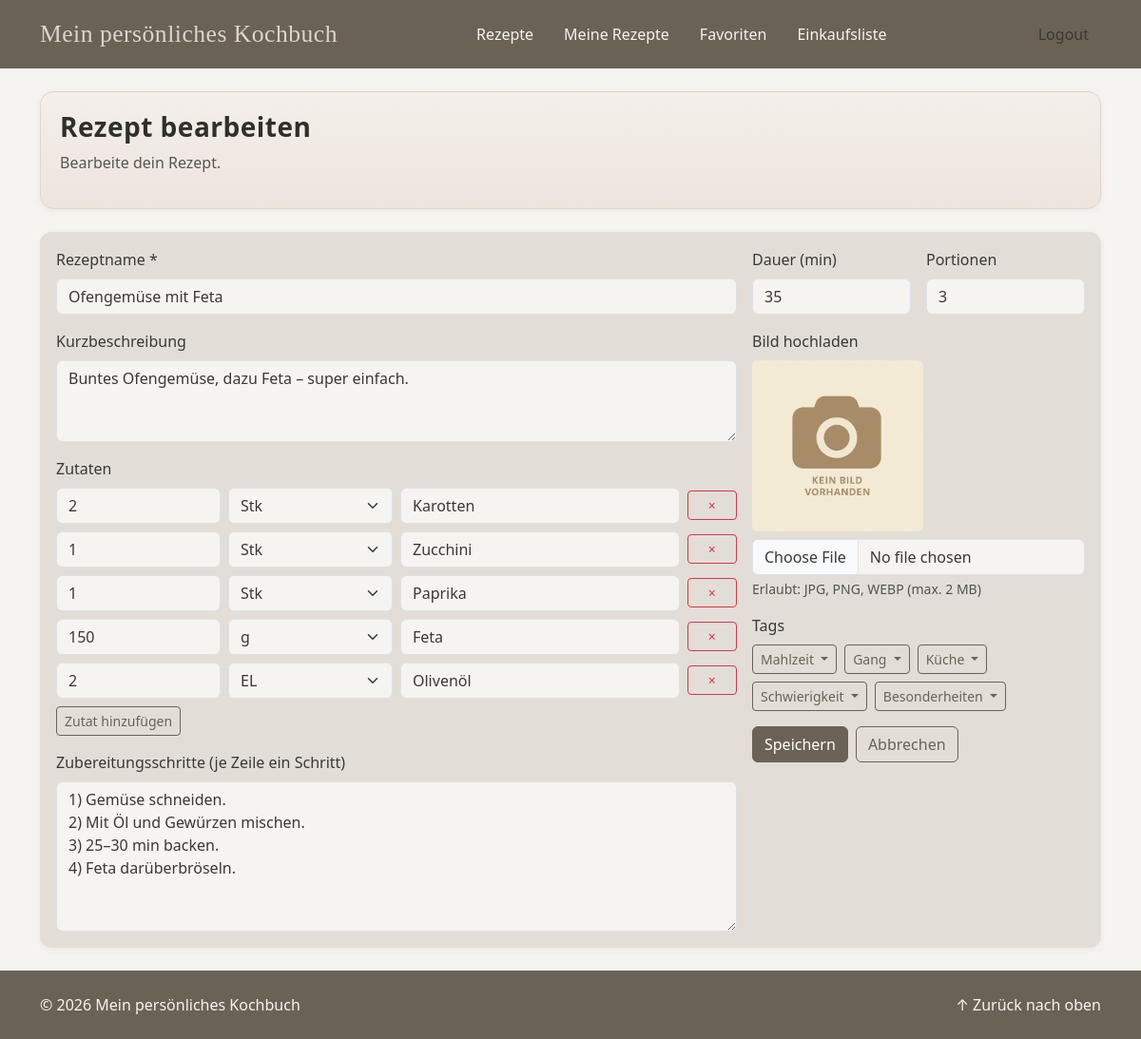
Screenshot of /public/user_recipe_edit.php?id=10 (signed in) with the database file from the repository.
### tables this page shows
CREATE TABLE `recipe_ingredients` (
  `recipe_id` int(11) NOT NULL,
  `unit` varchar(20) NOT NULL,
  `quantity` int(20) NOT NULL,
  `name` varchar(100) NOT NULL
);

### includes/user_recipe_edit_logic.php (called while the page is built, shortened)
<?php
require_once __DIR__ . '/db_gets.php';
$userId = isset($_SESSION['user_id']) && is_numeric($_SESSION['user_id'])
    ? (int)$_SESSION['user_id']
    : 0;
$isEdit   = isset($_GET['id']) && ctype_digit((string)$_GET['id']);
$recipeId = $isEdit ? (int)$_GET['id'] : null;
$units = ['g', 'kg', 'ml', 'l', 'EL', 'TL', 'Prise', 'Stk', 'Pkg'];
$tags          = getAllTags();
$groupedTags   = [];
foreach ($tags as $tag) {
    $cat = (string)($tag['category'] ?? '');
    $tid = (int)($tag['id'] ?? 0);
    $groupedTags[$cat][] = [
        'id'   => $tid,
        'name' => (string)($tag['name'] ?? ''),
    ];
}
$errors = [];
$form = [
    'title'        => '',
    'description'  => '',
    'time_min'     => '',
    'servings'     => '',
    'steps'        => '',
    'picture_path' => '/img/placeholder_food.jpg',
    'tag_ids'      => [],
    'ingredients'  => [],
];
if ($recipeId !== null) {
    $rows   = getRecipesWithTags([$recipeId]);
    $recipe = $rows[$recipeId] ?? null;
    if (!$recipe) {
        http_response_code(404);
        $errors[] = 'Kein Rezept gefunden.';
        $recipeId = null;
    } else {
        $ownerId = (int)($recipe['user_id'] ?? 0);
        if ($ownerId !== $userId) {
            http_response_code(403);
            $errors[] = 'Du kannst nur eigene Rezepte bearbeiten.';
        } else {
            $form['title']        = (string)($recipe['title'] ?? '');
            $form['description']  = (string)($recipe['description'] ?? '');
            $form['time_min']     = (string)($recipe['time_min'] ?? '');
            $form['servings']     = (string)($recipe['servings'] ?? '');
            $form['steps']        = (string)($recipe['steps'] ?? '');
            $form['picture_path'] = (string)($recipe['picture_path'] ?? '/img/placeholder_food.jpg');
            $form['ingredients'] = getIngredientsByRecipeId($recipeId);
            $tagIds = [];
            foreach (($recipe['tags'] ?? []) as $t) {
                if (isset($t['id'])) {
                    $tagIds[] = (int)$t['id'];
                }
            }
            $form['tag_ids'] = array_values(array_unique($tagIds));
        }
    }
}
$pageTitle = ($recipeId !== null) ? 'Rezept bearbeiten' : 'Neues Rezept erstellen';

### includes/helpers.php (called while the page is built, shortened)
<?php
function esc($value): string
{
    return htmlspecialchars((string)$value, ENT_QUOTES | ENT_SUBSTITUTE, 'UTF-8');
}

### includes/db_gets.php (called while the page is built, shortened)
<?php
function getAllTags(): array
{
    $db = getDbConnection();
    $sql = "SELECT * FROM tags";
    $res = $db->query($sql);
    $tags = [];
    while ($row = $res->fetch_assoc()) {
        $tags[] = $row;
    }
    return $tags;
}
function getRecipesWithTags(array $recipeIds): ?array
{
    $db = getDbConnection();
    $recipeIds = array_values(array_map('intval', $recipeIds));
    $placeholders = implode(',', array_fill(0, count($recipeIds), '?'));
    $sql = "
        SELECT
            r.id           AS recipe_id,
            r.title,
            r.description,
            r.time_min,
            r.servings,
            r.steps,
            r.user_id,
            r.picture_path,
            t.id       AS tag_id,
            t.name     AS tag_name,
            t.category AS tag_category
        FROM recipes r
        LEFT JOIN recipe_tags rt ON rt.recipe_id = r.id
        LEFT JOIN tags t         ON t.id = rt.tag_id
        WHERE r.id IN ($placeholders)
    ";
    $stmt = $db->prepare($sql);
    $types = str_repeat('i', count($recipeIds));
    $stmt->bind_param($types, ...$recipeIds);
    $stmt->execute();
    $result = $stmt->get_result();
    $recipes = [];
    while ($row = $result->fetch_assoc()) {
        $rid = (int)$row['recipe_id'];
        if (!isset($recipes[$rid])) {
            $recipes[$rid] = [
                'id'           => $rid,
                'title'        => $row['title'],
                'description'  => $row['description'],
                'time_min'     => $row['time_min'],
                'servings'     => $row['servings'],
                'steps'        => $row['steps'],
                'user_id'      => $row['user_id'],
                'picture_path' => $row['picture_path'],
                'tags'         => [],
            ];
        }
        if ($row['tag_id'] !== null) {
            $recipes[$rid]['tags'][] = [
                'id'       => (int)$row['tag_id'],
                'name'     => $row['tag_name'],
                'category' => $row['tag_category'],
            ];
        }
    }
    return $recipes;
}
function getIngredientsByRecipeId(int $recipeId): array
{
    $db = getDbConnection();
    $sql = "SELECT quantity, unit, name FROM recipe_ingredients WHERE recipe_id = ?";
    $stmt = $db->prepare($sql);
    $stmt->bind_param("i", $recipeId);
    $stmt->execute();
    $result = $stmt->get_result();
    $ings = [];
    while ($row = $result->fetch_assoc()) {
        $ings[] = $row;
    }
    return $ings;
}

### public/user_recipe_edit.php (the view, shortened to what this page needs)
<?php
include __DIR__ . '/../includes/header.php';
include __DIR__ . '/../includes/nav.php';
require_once __DIR__ . '/../includes/user_recipe_edit_logic.php';
?>
<main>
<div class="container">
    <section class="hero section my-3 my-md-4">
        <h1 class="h3 mb-2"><?= esc($pageTitle) ?></h1>
        <p class="text-muted">
            <?= ($recipeId !== null) ? 'Bearbeite dein Rezept.' : 'Lege ein neues Rezept an.' ?>
        </p>
    </section>
    <section class="section bg-cream mb-3 mb-md-4 py-3 px-3">
        <form method="post" class="row g-3" enctype="multipart/form-data">
            <div class="col-12 col-lg-8">
                <label class="form-label">Rezeptname *</label>
                <input
                    type="text"
                    name="title"
                    class="form-control"
                    required
                    value="<?= esc($form['title']) ?>"
                >
                <div class="mt-3">
                    <label class="form-label">Kurzbeschreibung</label>
                    <textarea
                        name="description"
                        rows="3"
                        class="form-control"
                    ><?= esc($form['description']) ?></textarea>
                </div>
                <div class="mt-3">
                    <label class="form-label d-block">Zutaten</label>
                    <div class="d-flex flex-column gap-2">
                        <?php
                        $rows = !empty($form['ingredients'])
                            ? array_values($form['ingredients'])
                            : [['quantity' => '', 'unit' => '', 'name' => '']];
                        ?>
                        <?php foreach ($rows as $i => $ing): ?>
                            <div class="row g-2 align-items-center">
                                <div class="col-3">
                                    <input
                                        type="text"
                                        name="ingredients[quantity][]"
                                        class="form-control"
                                        placeholder="Menge"
                                        value="<?= esc($ing['quantity'] ?? '') ?>"
                                    >
                                </div>
                                <div class="col-3">
                                    <select name="ingredients[unit][]" class="form-select">
                                        <?php foreach ($units as $u): ?>
                                            <option
                                                value="<?= esc($u) ?>"
                                                <?= (($ing['unit'] ?? '') === $u) ? 'selected' : '' ?>
                                            >
                                                <?= esc($u) ?>
                                            </option>
                                        <?php endforeach; ?>
                                    </select>
                                </div>
                                <div class="col-5">
                                    <input
                                        type="text"
                                        name="ingredients[name][]"
                                        class="form-control"
                                        placeholder="Zutat"
                                        value="<?= esc($ing['name'] ?? '') ?>"
                                    >
                                </div>
                                <div class="col-1 d-grid">
                                    <button
                                        type="submit"
                                        name="remove_ing"
                                        value="<?= (int)$i ?>"
                                        class="btn btn-sm btn-outline-danger"
                                        title="Zutat entfernen"
                                    >
                                        ×
                                    </button>
                                </div>
                            </div>
                        <?php endforeach; ?>
                    </div>
                    <button
                        type="submit"
                        name="add_ing"
                        value="1"
                        class="btn btn-sm btn-outline-secondary mt-2"
                    >
                        Zutat hinzufügen
                    </button>
                </div>
                <div class="mt-3">
                    <label class="form-label">Zubereitungsschritte (je Zeile ein Schritt)</label>
                    <textarea
                        name="steps"
                        rows="6"
                        class="form-control"
                        placeholder="Schritt 1&#10;Schritt 2&#10;Schritt 3"
                    ><?= esc($form['steps']) ?></textarea>
                </div>
            </div>
            <div class="col-12 col-lg-4">
                <div class="row g-3">
                    <div class="col-6">
                        <label class="form-label">Dauer (min)</label>
                        <input
                            type="number"
                            name="time_min"
                            class="form-control"
                            min="0"
                            value="<?= esc($form['time_min']) ?>"
                        >
                    </div>
                    <div class="col-6">
                        <label class="form-label">Portionen</label>
                        <input
                            type="number"
                            name="servings"
                            class="form-control"
                            min="0"
                            value="<?= esc($form['servings']) ?>"
                        >
                    </div>
                    <div class="col-12">
                        <label for="recipeImage" class="form-label">Bild hochladen</label>
                        <?php
                        $currentImg = trim((string)($form['picture_path'] ?? ''));
                        ?>
                        <div class="mb-2">
                            <img
                                src="<?= esc($currentImg) ?>"
                                onerror="this.onerror=null;this.src='/img/placeholder_food.jpg';"
                                alt="Aktuelles Rezeptbild"
                                class="img-fluid rounded"
                                style="max-height: 180px; object-fit: cover;"
                            >
                        </div>
                        <input
                            type="file"
                            id="recipeImage"
                            name="image"
                            class="form-control"
                            accept="image/jpeg,image/png,image/webp"
                        >
                        <div class="form-text">
                            Erlaubt: JPG, PNG, WEBP (max. 2&nbsp;MB)
                        </div>
                    </div>
                    <div class="col-12">
                        <label class="form-label d-block mb-2">Tags</label>
                        <div class="d-flex flex-wrap gap-2">
                            <?php foreach ($groupedTags as $category => $tagsInCat): ?>
                                <div class="btn-group">
                                    <button
                                        type="button"
                                        class="btn btn-outline-secondary btn-sm dropdown-toggle"
                                        data-bs-toggle="dropdown"
                                    >
                                        <?= esc($category) ?>
                                    </button>
                                </div>
                            <?php endforeach; ?>
                        </div>
                    </div>
                    <div class="col-12 d-flex gap-2">
                        <button type="submit" class="btn btn-primary">
                            <?= ($recipeId !== null) ? 'Speichern' : 'Erstellen' ?>
                        </button>
                        <a href="recipes.php" class="btn btn-outline-secondary">Abbrechen</a>
                    </div>
                </div>
            </div>
        </form>
    </section>
</div>
</main>
<?php include __DIR__ . '/../includes/footer.php'; ?>

### public/css/style.css (style rules this page uses)
:root { --color-primary: #6B6256; --color-secondary: #7C8573; --color-dark: #2F2F2C; --color-light: #E2DED7; --color-bg: #F5F4F1; --color-text: #3A3936; --color-accent: #9DA69D; --color-brand-accent: #D8D6D0; --color-brand-accent-hover: #C2BEB7; --bs-primary: var(--color-primary); --bs-secondary: var(--color-secondary); --bs-dark: var(--color-dark); --bs-light: var(--color-light); --bs-body-bg: var(--color-bg); --bs-body-color: var(--color-text); }
html, body { height: 100%; margin: 0; background: var(--bs-body-bg); }
body { display: flex; flex-direction: column; min-height: 100vh; }
main { flex: 1 0 auto; min-height: 1px; }
h1, h2, h3, h4, h5, h6, .h1, .h2, .h3, .h4, .h5, .h6 { font-family: "Segoe UI", "Helvetica Neue", Arial, sans-serif; font-weight: 600 !important; color: var(--color-dark); letter-spacing: 0.5px; }
a { color: var(--bs-primary); text-decoration: none; }
main { flex: 1 0 auto; margin: 0; background: var(--bs-body-bg); }
.section, .card, .panel { background: #fff; border: 1px solid var(--color-light); border-radius: 12px; box-shadow: 0 2px 8px rgba(0,0,0,.05); }
.section { padding: .75rem; margin-bottom: 1rem; }
@media (min-width: 768px) { .section { padding: 1.25rem; margin-bottom: 1.5rem; } }
.hero { background:linear-gradient(180deg,#F4EFEA 0%,#EDE4DD 100%); border:1px solid #E0D6CD; border-radius:14px; }
.bg-cream { background:var(--bs-light); }
.btn-primary { background:var(--bs-primary); border-color:var(--bs-primary); color:#fff !important; }
.btn-outline-secondary { color:var(--bs-primary); border-color:var(--bs-primary); }

### rows the page displays
recipe_ingredients: quantity "2", name "Karotten", $i 0 (drawn)
recipe_ingredients: quantity "1", name "Zucchini"
recipe_ingredients: quantity "1", name "Paprika", $i 2 (drawn)
recipe_ingredients: quantity "150", name "Feta", $i 3 (drawn)
recipe_ingredients: quantity "2", name "Olivenöl", $i 4 (drawn)

### other values shown
$pageTitle "Rezept bearbeiten"
$category "Mahlzeit"
$category "Gang"
$category "Küche"
$category "Schwierigkeit"
$category "Besonderheiten"
form field value "Stk"
form field value "g"
form field value "EL"
